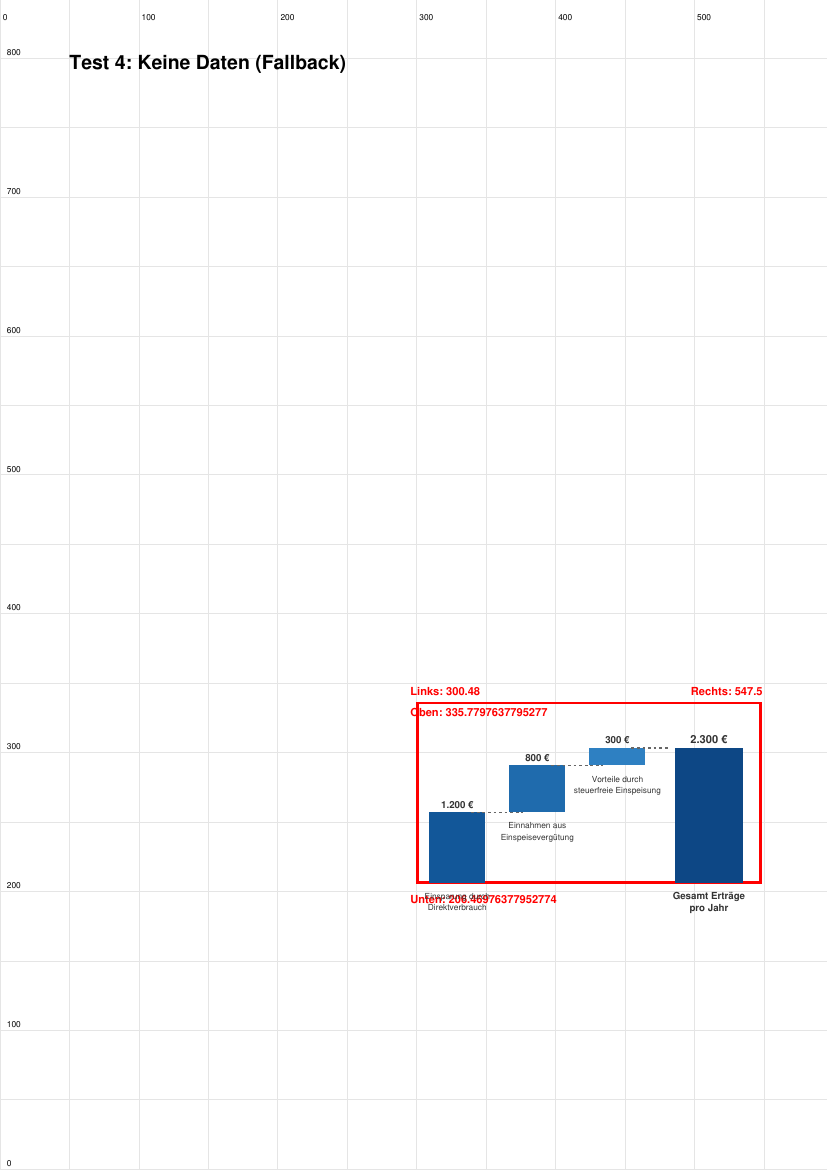

Source code (Python):
#!/usr/bin/env python3
"""
Test-Skript für das verbesserte Wasserfall-Diagramm auf Seite 3
"""

from pdf_template_engine.dynamic_overlay import _draw_page3_waterfall_chart
import io
import sys
from pathlib import Path

from reportlab.lib.pagesizes import A4
from reportlab.pdfgen import canvas

# Füge das Projektverzeichnis zum Python-Pfad hinzu
sys.path.insert(0, str(Path(__file__).parent))


def test_waterfall_chart():
    """Testet das Wasserfall-Diagramm mit verschiedenen Datensätzen"""

    # Test-Daten
    test_datasets = [
        {
            "name": "Reale Berechnungswerte",
            "data": {
                "einsparung_direktverbrauch_eur": "1250.50",
                "einnahmen_einspeisung_eur": "850.75",
                "vorteile_steuerfrei_eur": "320.25",
                "gesamt_ertraege_jahr_eur": "2421.50"
            }
        },
        {
            "name": "Hohe Werte",
            "data": {
                "self_consumption_without_battery_eur": "2500",
                "annual_feed_in_revenue_eur": "1800",
                "tax_benefits_eur": "650",
                "total_annual_savings_eur": "4950"
            }
        },
        {
            "name": "Niedrige Werte",
            "data": {
                "direct_consumption_savings_eur": "450",
                "feed_in_revenue_eur": "280",
                "steuerliche_vorteile_eur": "120",
                "annual_total_benefits_eur": "850"
            }
        },
        {
            "name": "Keine Daten (Fallback)",
            "data": {}
        }
    ]

    page_width, page_height = A4

    for i, dataset in enumerate(test_datasets):
        print(f"\n=== Test {i + 1}: {dataset['name']} ===")

        # Erstelle PDF-Buffer
        buffer = io.BytesIO()
        c = canvas.Canvas(buffer, pagesize=A4)

        # Zeichne Hintergrund-Raster für bessere Orientierung
        c.setStrokeColorRGB(0.9, 0.9, 0.9)
        c.setLineWidth(0.5)

        # Vertikale Linien alle 50 Punkte
        for x in range(0, int(page_width), 50):
            c.line(x, 0, x, page_height)
            if x % 100 == 0:
                c.setFont("Helvetica", 6)
                c.drawString(x + 2, page_height - 15, str(x))

        # Horizontale Linien alle 50 Punkte
        for y in range(0, int(page_height), 50):
            c.line(0, y, page_width, y)
            if y % 100 == 0:
                c.setFont("Helvetica", 6)
                c.drawString(5, y + 2, str(y))

        # Markiere die Chart-Grenzen
        c.setStrokeColorRGB(1, 0, 0)  # Rot für Chart-Grenzen
        c.setLineWidth(2)

        # Koordinaten aus seite3.yml
        chart_left = 300.48
        chart_right = 547.50
        chart_top = page_height - (516.11 - 10)
        chart_bottom = page_height - (645.42 - 10)

        # Zeichne Chart-Rahmen
        c.rect(
            chart_left,
            chart_bottom,
            chart_right -
            chart_left,
            chart_top -
            chart_bottom,
            stroke=1,
            fill=0)

        # Beschriftung der Grenzen
        c.setFillColorRGB(1, 0, 0)
        c.setFont("Helvetica-Bold", 8)
        c.drawString(chart_left - 5, chart_top + 5, f"Links: {chart_left}")
        c.drawString(chart_right - 50, chart_top + 5, f"Rechts: {chart_right}")
        c.drawString(
            chart_left - 5,
            chart_bottom - 15,
            f"Unten: {chart_bottom}")
        c.drawString(chart_left - 5, chart_top - 10, f"Oben: {chart_top}")

        # Zeichne das Wasserfall-Diagramm
        try:
            _draw_page3_waterfall_chart(
                c, dataset['data'], page_width, page_height)
            print("✓ Wasserfall-Diagramm erfolgreich gezeichnet")
        except Exception as e:
            print(f"✗ Fehler beim Zeichnen: {e}")
            import traceback
            traceback.print_exc()

        # Titel für den Test
        c.setFillColorRGB(0, 0, 0)
        c.setFont("Helvetica-Bold", 14)
        title = f"Test {i + 1}: {dataset['name']}"
        c.drawString(50, page_height - 50, title)

        # Daten-Info
        c.setFont("Helvetica", 10)
        y_pos = page_height - 80
        for key, value in dataset['data'].items():
            c.drawString(50, y_pos, f"{key}: {value}")
            y_pos -= 15

        c.showPage()

    # Speichere PDF
    c.save()

    # Schreibe in Datei
    output_file = "test_wasserfall_improved.pdf"
    with open(output_file, "wb") as f:
        f.write(buffer.getvalue())

    print(f"\n✓ Test-PDF erstellt: {output_file}")
    print("Öffnen Sie die Datei, um die verschiedenen Wasserfall-Diagramme zu überprüfen.")


def test_coordinate_extraction():
    """Testet die Koordinaten-Extraktion aus seite3.yml"""

    print("\n=== Koordinaten-Test ===")

    # Lade seite3.yml und extrahiere relevante Koordinaten
    coords_file = Path("coords/seite3.yml")
    if not coords_file.exists():
        print(f"✗ Koordinaten-Datei nicht gefunden: {coords_file}")
        return

    print(f"✓ Koordinaten-Datei gefunden: {coords_file}")

    # Suche nach relevanten Platzhaltern
    relevant_placeholders = [
        "Neigung des Daches",
        "Art",
        "Direkt",
        "Berechnungsgrundlagen"
    ]

    found_coords = {}

    with open(coords_file, encoding='utf-8') as f:
        content = f.read()

        for placeholder in relevant_placeholders:
            if f"Text: {placeholder}" in content:
                # Finde die Position-Zeile nach dem Text
                lines = content.split('\n')
                for i, line in enumerate(lines):
                    if line.strip() == f"Text: {placeholder}":
                        # Suche nach Position in den nächsten Zeilen
                        for j in range(i + 1, min(i + 5, len(lines))):
                            if lines[j].startswith("Position:"):
                                pos_line = lines[j]
                                print(f"✓ {placeholder}: {pos_line}")
                                found_coords[placeholder] = pos_line
                                break
                        break

    # Berechne Chart-Grenzen
    if found_coords:
        print("\n=== Berechnete Chart-Grenzen ===")

        # Extrahiere X-Koordinaten
        neigung_pos = found_coords.get("Neigung des Daches", "")
        art_pos = found_coords.get("Art", "")
        direkt_pos = found_coords.get("Direkt", "")
        berechnungsgrundlagen_pos = found_coords.get(
            "Berechnungsgrundlagen", "")

        import re

        def extract_coords(pos_str):
            nums = re.findall(r"[-+]?[0-9]*[\.,]?[0-9]+", pos_str)
            if len(nums) >= 4:
                return [float(n.replace(",", ".")) for n in nums[:4]]
            return None

        neigung_coords = extract_coords(neigung_pos)
        art_coords = extract_coords(art_pos)
        direkt_coords = extract_coords(direkt_pos)
        berechnungsgrundlagen_coords = extract_coords(
            berechnungsgrundlagen_pos)

        if neigung_coords and art_coords and direkt_coords and berechnungsgrundlagen_coords:
            chart_left = neigung_coords[0]  # X-Start von "Neigung des Daches"
            chart_right = art_coords[2]     # X-Ende von "Art"
            chart_top_y = direkt_coords[1] - 10  # Y von "Direkt" - 10
            # Y von "Berechnungsgrundlagen" - 10
            chart_bottom_y = berechnungsgrundlagen_coords[1] - 10

            print(f"Chart Links: {chart_left}")
            print(f"Chart Rechts: {chart_right}")
            print(f"Chart Oben (YAML-Y): {chart_top_y}")
            print(f"Chart Unten (YAML-Y): {chart_bottom_y}")
            print(f"Chart Breite: {chart_right - chart_left}")
            print(f"Chart Höhe (YAML): {chart_bottom_y - chart_top_y}")

            # Canvas-Koordinaten (Y ist invertiert)
            page_height = A4[1]
            canvas_top = page_height - chart_top_y
            canvas_bottom = page_height - chart_bottom_y

            print("\nCanvas-Koordinaten:")
            print(f"Chart Oben (Canvas-Y): {canvas_top}")
            print(f"Chart Unten (Canvas-Y): {canvas_bottom}")
            print(f"Chart Höhe (Canvas): {canvas_top - canvas_bottom}")


if __name__ == "__main__":
    print("🔧 Test des verbesserten Wasserfall-Diagramms")
    print("=" * 50)

    # Teste Koordinaten-Extraktion
    test_coordinate_extraction()

    # Teste Wasserfall-Diagramm
    test_waterfall_chart()

    print("\n✅ Alle Tests abgeschlossen!")
